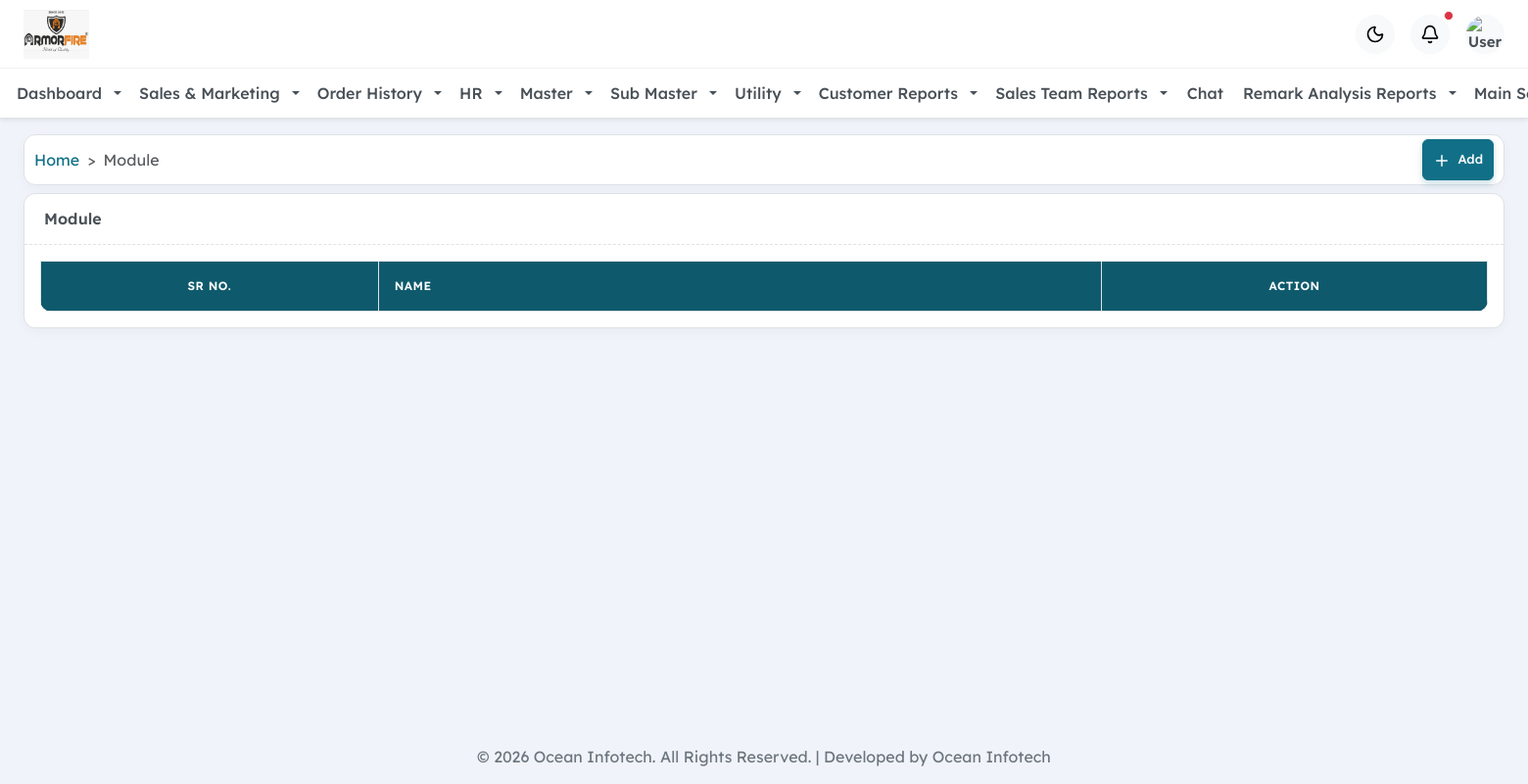
The app's page /admin/setting/module/list.php (signed in) with its own data.
### tables this page shows
CREATE TABLE IF NOT EXISTS `module` (
  `id` int(11) NOT NULL AUTO_INCREMENT,
  `parent_id` int(11) DEFAULT 0,
  `name` varchar(100) DEFAULT NULL,
  `slug` varchar(100) DEFAULT NULL,
  `icon` varchar(50) DEFAULT NULL,
  `route` varchar(50) DEFAULT NULL,
  `order_by` int(11) DEFAULT 0,
  `status` tinyint(4) DEFAULT 1,
  `created_at` timestamp NULL DEFAULT current_timestamp(),
  `updated_at` timestamp NULL DEFAULT current_timestamp(),
  PRIMARY KEY (`id`)
);

### conn/dbqry.php (called while the page is built, shortened)
<?php
require_once __DIR__ . '/db.php';
function db_query($sql)
{
    global $conn;
    $result = mysqli_query($conn, $sql);
    return $result;
}
function db_rows($sql)
{
    $result = db_query($sql);
    $rows = [];
    while ($row = mysqli_fetch_assoc($result)) {
        $rows[] = $row;
    }
    return $rows;
}

### admin/setting/module/list.php (the view, shortened to what this page needs)
<?php
require_once __DIR__ . '/../../../conn/db.php';
require_once __DIR__ . '/../../../conn/dbqry.php';
include BASE_PATH . '/include/header.php';
$pageNm = 'Module';
$showAdd = hasPermission('module', 'adds');
$breadcrumbType = 'list';
$addType = 'popup';
include BASE_PATH . '/component/breadcrumb.php';
?>
<div class="row g-4">
    <div class="col-12">
        <div class="card">
            <div class="card-header">
                <h6 class="mb-0"><?= $pageNm; ?></h6>
            </div>
            <div class="card-body">
                <div class="table-responsive">
                    <table class="table table-hover table-bordered align-middle table-striped mb-0 data-table" data-ajaxurl="<?= SITE_URL ?>admin/setting/module/ajax.php">
                        <thead>
                            <tr>
                                <th>Sr No.</th>
                                <th>Name</th>
                                <th>Action</th>
                            </tr>
                        </thead>
                    </table>
                </div>
            </div>
        </div>
    </div>
</div>
<?php
include BASE_PATH . '/include/footer.php';
?>
</body>
</html>

### include/css.php (shortened to what this page needs)
<!DOCTYPE html>
<html lang="en" data-bs-theme="light" data-sidebar-size="expanded" dir="ltr">
<head>
  <link rel="stylesheet" href="<?= SITE_URL ?>assets/css/index.css">
  <link rel="stylesheet" href="<?= SITE_URL ?>assets/css/data-tables.css">
  <link rel="stylesheet" href="<?= SITE_URL ?>assets/css/form-select.css">
  <link rel="stylesheet" href="<?= SITE_URL ?>assets/css/flatpickr.css">
  <link rel="stylesheet" href="<?= SITE_URL ?>assets/css/app.css">
  <link rel="stylesheet" href="<?= SITE_URL ?>assets/css/custom.css">
</head>

### include/header.php (shortened to what this page needs)
<?php
require_once __DIR__ . '/../conn/db.php';
require_once __DIR__ . '/../conn/dbqry.php';
$msql = "SELECT * FROM module WHERE status = 1 ORDER BY order_by ASC, id ASC";
$mres = db_rows($msql);
$menuTree = [];
foreach ($mres as $menu) {
  if ((int)$menu['parent_id'] === 0) {
    $menuTree[$menu['id']] = [
      'id'       => $menu['id'],
      'name'     => $menu['name'],
      'icon'     => $menu['icon'],
      'route'    => $menu['route'],
      'sub_menu' => []
    ];
  }
}
foreach ($mres as $menu) {
  if ((int)$menu['parent_id'] !== 0) {
    $parentId = (int)$menu['parent_id'];
    $menuTree[$parentId]['sub_menu'][] = $menu;
  }
}
include BASE_PATH . '/include/css.php';
?>
<body>
  <div class="main-wrapper">
    <div class="content-wrapper">
      <header class="header">
        <div class="d-flex align-items-center">
          <img src="<?= SITE_URL ?>assets/image/crm_logo.png" alt="Logo" class="logo">
        </div>
        <div class="d-flex align-items-center gap-3">
          <button id="theme-switcher" class="btn btn-icon btn-light rounded-circle">
            <i data-lucide="moon" class="fs-20"></i>
          </button>
          <div class="dropdown">
            <button class="btn btn-icon btn-light rounded-circle position-relative" data-bs-toggle="dropdown"
              aria-expanded="false">
              <i data-lucide="bell" class="fs-20"></i>
              <span
                class="position-absolute top-0 start-100 translate-middle p-1 bg-danger border border-light rounded-circle">
              </span>
            </button>
          </div>
          <div class="dropdown dropup">
            <button class="btn btn-light rounded-circle p-0 avatar avatar-md" data-bs-toggle="dropdown">
              <img src="<?= SITE_URL ?>assets/images/user-8.jpg" alt="User" class="rounded-circle w-100 h-100">
            </button>
          </div>
        </div>
      </header>
      <div class="horizontal-menu bg-white border-bottom shadow-sm d-none d-lg-block mb-3">
        <div class="container-fluid">
          <nav class="navbar navbar-expand-lg navbar-light p-0">
            <div class="collapse navbar-collapse" id="horizontalMenuCollapse">
              <ul class="navbar-nav justify-content-center w-100 gap-2">
                <?php foreach ($menuTree as $menu): ?>
                  <?php if (!empty($menu['sub_menu'])): ?>
                    <li class="nav-item dropdown">
                      <a
                        class="nav-link dropdown-toggle d-flex align-items-center gap-2"
                        href="#"
                        id="menuDropdown<?= $menu['id'] ?>"
                        role="button"
                        data-bs-toggle="dropdown"
                        aria-expanded="false">
                        <span class="nav-text">
                          <?= htmlspecialchars($menu['name']) ?>
                        </span>
                      </a>
                    </li>
                  <?php else: ?>
                    <li class="nav-item">
                      <a class="nav-link" href="<?= SITE_URL . '' . $menu['route'] ?>">
                        <span class="nav-text">
                          <?= htmlspecialchars($menu['name']) ?>
                        </span>
                      </a>
                    </li>
                  <?php endif; ?>
                <?php endforeach; ?>
                <?php
                  if (isset($_SESSION['user_type']) && $_SESSION['user_type'] === 'superadmin')
                  {
                     ?>
                    <li class="nav-item dropdown">
                      <a class="nav-link dropdown-toggle d-flex align-items-center gap-2" href="#" id="settingDropdown" role="button"
                        data-bs-toggle="dropdown" aria-expanded="false">
                        <span class="nav-text">Main Setting</span>
                      </a>
                    </li>
                     <?php
                  }
                ?>
              </ul>
            </div>
          </nav>
        </div>
      </div>
      <main class="page-content">

### component/breadcrumb.php (shortened to what this page needs)
<?php
$pageNm = $pageNm ?? 'Page';
$breadcrumbType = $breadcrumbType ?? 'list';
$addUrl = $addUrl ?? '';
$addType = $addType ?? 'redirect';
?>
<div class="card mb-2">
    <div class="card-body breadcrumb-body">
        <div class="page-header">
            <nav style="--bs-breadcrumb-divider: '>'; "
                 aria-label="breadcrumb">
                <ol class="breadcrumb mb-0">
                    <li class="breadcrumb-item">
                        <a href="<?= SITE_URL ?>">
                            Home
                        </a>
                    </li>
                    <?php if ($breadcrumbType === 'list'): ?>
                        <li class="breadcrumb-item active"
                            aria-current="page">
                            <?= htmlspecialchars($pageNm) ?>
                        </li>
                    <?php endif; ?>
                </ol>
            </nav>
            <div class="page-actions">
                <?php if ($breadcrumbType === 'list'): ?>
                    <?php if (!empty($showAdd)): ?>
                        <?php if ($addType === 'popup'): ?>
                            <a href="javascript:void(0);" class="btn btn-primary open_modal">
                                <i data-lucide="plus" class="me-1"></i>
                                Add
                            </a>
                        <?php else: ?>
                            <a href="<?= htmlspecialchars($addUrl) ?>" class="btn btn-primary">
                                <i data-lucide="plus" class="me-1"></i>Add
                            </a>
                        <?php endif; ?>
                    <?php endif; ?>
                <?php endif; ?>
            </div>
        </div>
    </div>
</div>

### include/footer.php (shortened to what this page needs)
</main>
<div class="toast-container position-fixed top-0 end-0 p-3">
</div>
<footer class="footer">
  <p class="mb-0">&copy; <span id="year"></span> Ocean Infotech. All Rights Reserved. | Developed by Ocean Infotech</p>
</footer>
</div>
</div>

### assets/css/index.css (style rules this page uses)
:root { --swiper-theme-color:#007aff }
:root { --swiper-navigation-size:44px }

### assets/css/form-select.css (style rules this page uses)
:root { --ts-pr-clear-button:0px;--ts-pr-caret:0px;--ts-pr-min:.75rem }

### assets/css/custom.css (style rules this page uses)
.data-table { width: 100% !important; table-layout: fixed; }
.data-table th:first-child, .data-table td:first-child { width: 70px !important; text-align: center; white-space: nowrap; }
.data-table th:last-child, .data-table td:last-child { width: 80px !important; text-align: center; white-space: nowrap; }
.data-table th:not(:first-child):not(:last-child), .data-table td:not(:first-child):not(:last-child) { width: 150px !important; }
.page-header { display: flex; justify-content: space-between; align-items: center; gap: 15px; }
.page-actions { display: flex; align-items: center; gap: 8px; flex-wrap: wrap; }
.page-actions .btn { white-space: nowrap; }
.logo { height: 50px; width: auto; object-fit: cover; }
.breadcrumb-body { padding: 4px 10px !important; }
.page-actions a { padding: 10px !important; }
.page-actions a svg { height: 18px !important; width: 18px !important; }
.nav-item.dropdown .dropdown-toggle { padding: 10px 5px !important; }

### records on screen
module: name "Dashboard"
module: name "Sales & Marketing"
module: name "Order History"
module: name "HR"
module: name "Master"
module: name "Sub Master"
module: name "Utility"
module: name "Customer Reports"
module: name "Sales Team Reports"
module: name "Chat"
module: name "Remark Analysis Reports"

### other values on screen
$pageNm "Module"
